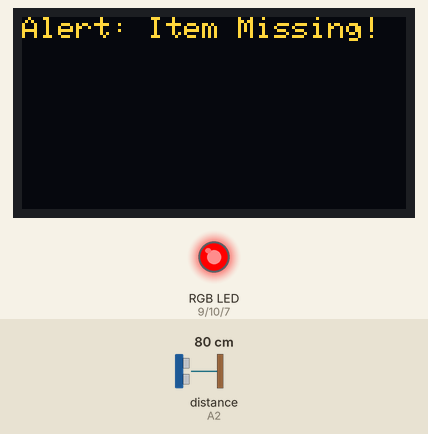
A sketch run on a simulated Arduino Uno, built with avr-gcc and run on an emulated ATmega328P. On the bench: 128×64 one-colour display, an RGB LED mixed from three pins (HIGH = lit). Wiring (inferred from the names in the program): ultrasonic range finder: trigger A1; echo A2. Inputs (shaded band) come from the test bench; at power-on: distance to the obstacle (sensor on A2) 80 cm. The echo pulse lasts 58.3 µs per cm; the OLED is the two-colour kind (top 16 rows yellow); pins used as bus, display or sensor lines are not drawn; what the sketch prints to the serial monitor is not drawn.

Above: at 3.2 s.
3.3 s: distance to the obstacle (sensor on A2) set to 33 cm
4.8 s: distance to the obstacle (sensor on A2) set to 29 cm
At 5.8 s:
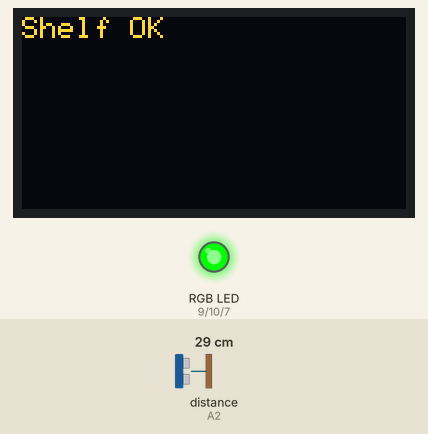
6.7 s: distance to the obstacle (sensor on A2) set to 12 cm
8.2 s: distance to the obstacle (sensor on A2) set to 9 cm
At 9.6 s:
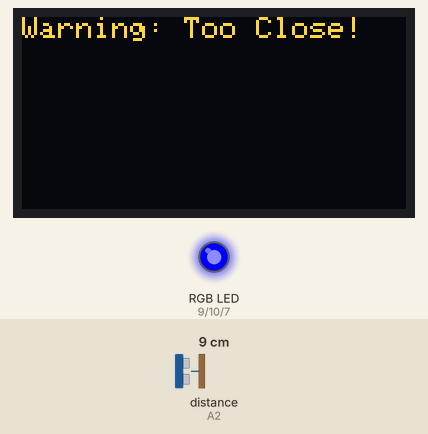
9.9 s: distance to the obstacle (sensor on A2) set to 18 cm
At 10.4 s:
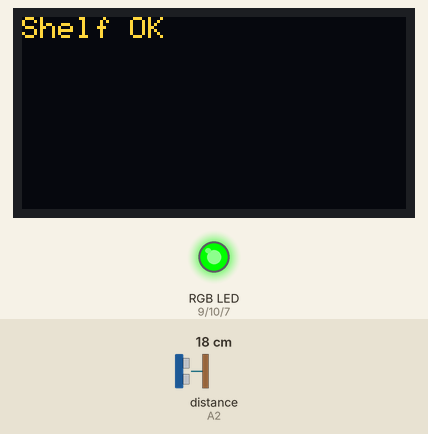
11.5 s: distance to the obstacle (sensor on A2) set to 2 cm
At 12.3 s:
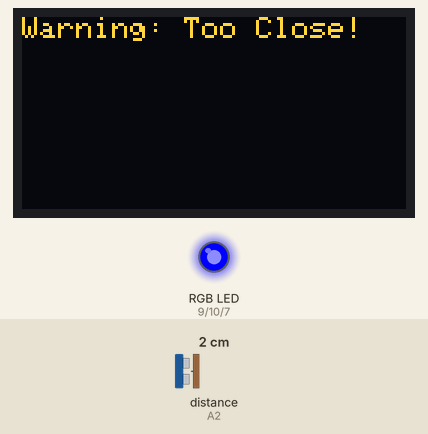
Timing chart, 0 to 14.1 s (numbered marks = the images above; inputs shaded):
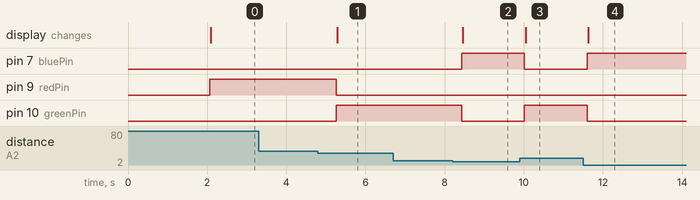

Measured:
- the behaviour switches between 32 and 31 cm on distance to the obstacle (sensor on A2) (found by bisection; images 0 and 1)
- the behaviour switches between 11 and 10 cm on distance to the obstacle (sensor on A2) (found by bisection; images 1 and 2)
- after the input at 3.3 s, every drawn part: stays the same
- after the input at 4.8 s, pin 9 (redPin): HIGH → LOW after 0.46 s; pin 10 (greenPin): LOW → HIGH after 0.46 s; the display: changes after 0.48 s (image 1)
- after the input at 6.7 s, every drawn part: stays the same
- after the input at 8.2 s, pin 7 (bluePin): LOW → HIGH after 0.23 s; pin 10 (greenPin): HIGH → LOW after 0.23 s; the display: changes after 0.26 s (image 2)
- after the input at 9.9 s, pin 7 (bluePin): HIGH → LOW after 0.12 s; pin 10 (greenPin): LOW → HIGH after 0.12 s; the display: changes after 0.15 s (image 3)
- after the input at 11.5 s, pin 7 (bluePin): LOW → HIGH after 0.10 s; pin 10 (greenPin): HIGH → LOW after 0.10 s; the display: changes after 0.13 s (image 4)

The sketch:

36SMARTSHELFALERTSYSTEM.ino
```cpp
/*
  Smart Shelf Alert System
  Components: Ultrasonic Sensor, RGB LED, OLED Display
  Author: [Your Name]
  Date: [Date]
  Description: Detects missing items or person proximity using distance thresholds.
*/

#include <Adafruit_GFX.h>
#include <Adafruit_SSD1306.h>

// OLED setup
#define SCREEN_WIDTH 128
#define SCREEN_HEIGHT 64
Adafruit_SSD1306 display(SCREEN_WIDTH, SCREEN_HEIGHT, &Wire, -1);

// Ultrasonic sensor pins
#define trigPin A1
#define echoPin A2

// RGB LED pins
#define redPin 9
#define greenPin 10
#define bluePin 7

long duration;
int distance;

void setup() {
  Serial.begin(9600);

  pinMode(trigPin, OUTPUT);
  pinMode(echoPin, INPUT);

  pinMode(redPin, OUTPUT);
  pinMode(greenPin, OUTPUT);
  pinMode(bluePin, OUTPUT);

  // Initialize OLED
  if (!display.begin(SSD1306_SWITCHCAPVCC, 0x3C)) {
    Serial.println("OLED init failed");
    for (;;);
  }
  display.clearDisplay();
  display.setTextSize(1);
  display.setTextColor(SSD1306_WHITE);
  display.setCursor(0,0);
  display.println("Smart Shelf System");
  display.display();
  delay(2000);
}

// Function to set RGB LED color
void setColor(int red, int green, int blue) {
  analogWrite(redPin, red);
  analogWrite(greenPin, green);
  analogWrite(bluePin, blue);
}

// Function to measure distance
int getDistance() {
  digitalWrite(trigPin, LOW);
  delayMicroseconds(2);
  digitalWrite(trigPin, HIGH);
  delayMicroseconds(10);
  digitalWrite(trigPin, LOW);

  duration = pulseIn(echoPin, HIGH);
  distance = duration * 0.034 / 2; // convert to cm
  return distance;
}

void loop() {
  distance = getDistance();
  Serial.print("Distance: ");
  Serial.print(distance);
  Serial.println(" cm");

  display.clearDisplay();
  display.setCursor(0,0);

  // Thresholds (example values, adjust as needed)
  if (distance > 30) {
    // Shelf item missing
    setColor(255, 0, 0); // Red LED
    display.println("Alert: Item Missing!");
  }
  else if (distance < 10) {
    // Person too close
    setColor(0, 0, 255); // Yellow LED
    display.println("Warning: Too Close!");
  }
  else {
    // Normal condition
    setColor(0, 255, 0); // Green LED
    display.println("Shelf OK");
  }

  display.display();
  delay(500);
}
```
